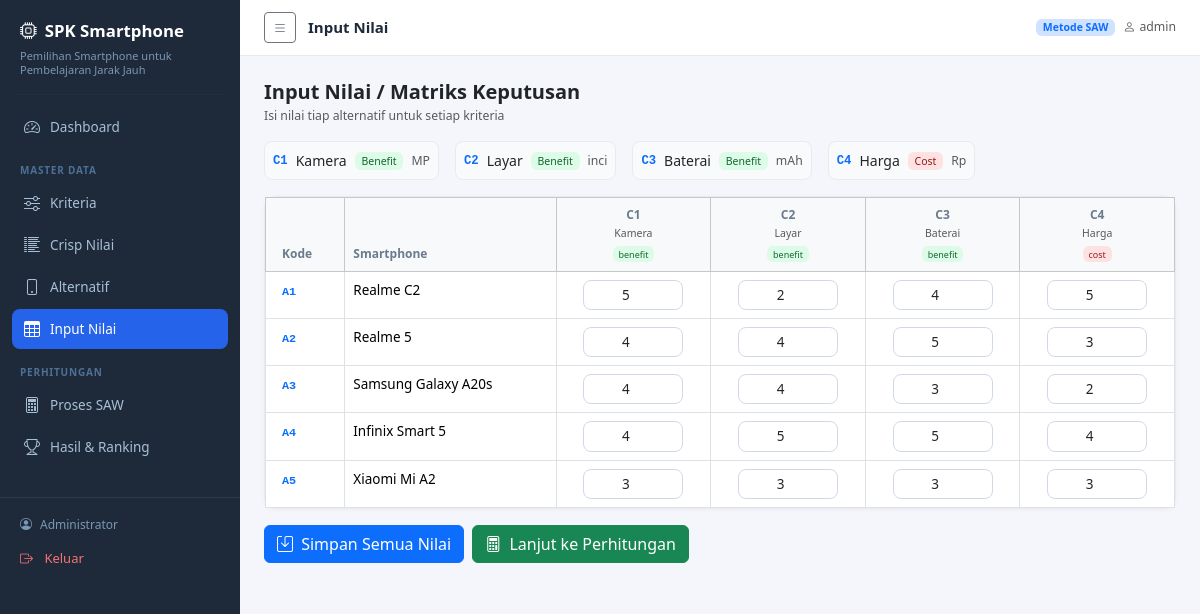
The app's page /pages/nilai.php (signed in) with its own data.
### tables this page shows
CREATE TABLE kriteria (
    id INT AUTO_INCREMENT PRIMARY KEY,
    kode VARCHAR(10) NOT NULL UNIQUE,
    nama VARCHAR(100) NOT NULL,
    tipe ENUM('benefit','cost') NOT NULL,
    bobot DECIMAL(5,4) NOT NULL,
    satuan VARCHAR(50),
    created_at TIMESTAMP DEFAULT CURRENT_TIMESTAMP
);

CREATE TABLE alternatif (
    id INT AUTO_INCREMENT PRIMARY KEY,
    kode VARCHAR(10) NOT NULL UNIQUE,
    nama VARCHAR(150) NOT NULL,
    created_at TIMESTAMP DEFAULT CURRENT_TIMESTAMP
);

CREATE TABLE nilai (
    id INT AUTO_INCREMENT PRIMARY KEY,
    alternatif_id INT NOT NULL,
    kriteria_id INT NOT NULL,
    nilai DECIMAL(15,4) NOT NULL,
    UNIQUE KEY uk_nilai (alternatif_id, kriteria_id),
    FOREIGN KEY (alternatif_id) REFERENCES alternatif(id) ON DELETE CASCADE,
    FOREIGN KEY (kriteria_id) REFERENCES kriteria(id) ON DELETE CASCADE
);

### config/database.php (called while the page is built, shortened)
<?php
function getDB(): PDO {
    static $pdo = null;
    if ($pdo === null) {
        try {
            $dsn = "mysql:host=" . DB_HOST . ";port=" . DB_PORT . ";dbname=" . DB_NAME . ";charset=utf8mb4";
            $pdo = new PDO($dsn, DB_USER, DB_PASS, [
                PDO::ATTR_ERRMODE            => PDO::ERRMODE_EXCEPTION,
                PDO::ATTR_DEFAULT_FETCH_MODE => PDO::FETCH_ASSOC,
                PDO::ATTR_EMULATE_PREPARES   => false,
            ]);
        } catch (PDOException $e) {
            die(json_encode(['error' => 'Koneksi database gagal: ' . $e->getMessage()]));
        }
    }
    return $pdo;
}

### includes/SAW.php (called while the page is built, shortened)
<?php
require_once __DIR__ . '/../config/database.php';
class SAW {
    private PDO $db;
    public function __construct() {
        $this->db = getDB();
    }
    public function getAllKriteria(): array {
        return $this->db->query("SELECT * FROM kriteria ORDER BY kode")->fetchAll();
    }
    public function getNilaiMatrix(): array {
        $rows = $this->db->query("
            SELECT a.id AS alt_id, a.kode AS alt_kode, a.nama AS alt_nama,
                   k.id AS kri_id, k.kode AS kri_kode, k.nama AS kri_nama,
                   k.tipe, k.bobot, k.satuan, n.nilai
            FROM alternatif a
            CROSS JOIN kriteria k
            LEFT JOIN nilai n ON n.alternatif_id=a.id AND n.kriteria_id=k.id
            ORDER BY a.kode, k.kode
        ")->fetchAll();
        $matrix = [];
        foreach ($rows as $r) {
            if (!isset($matrix[$r['alt_id']])) {
                $matrix[$r['alt_id']] = ['id'=>$r['alt_id'],'kode'=>$r['alt_kode'],'nama'=>$r['alt_nama'],'nilai'=>[]];
            }
            $matrix[$r['alt_id']]['nilai'][$r['kri_id']] = [
                'kri_kode'=>$r['kri_kode'],'kri_nama'=>$r['kri_nama'],
                'tipe'=>$r['tipe'],'bobot'=>(float)$r['bobot'],
                'satuan'=>$r['satuan'],'nilai'=>$r['nilai']!==null?(float)$r['nilai']:0,
            ];
        }
        return array_values($matrix);
    }
}

### pages/nilai.php (the view, shortened to what this page needs)
<?php
require_once __DIR__ . '/../includes/SAW.php';
$saw = new SAW();
$matrix   = $saw->getNilaiMatrix();
$kriteria = $saw->getAllKriteria();
include __DIR__ . '/../includes/header.php';
?>
<div class="d-flex justify-content-between align-items-center mb-3">
    <div>
        <h5 class="mb-0 fw-600">Input Nilai / Matriks Keputusan</h5>
        <small class="text-muted">Isi nilai tiap alternatif untuk setiap kriteria</small>
    </div>
</div>
<?php if (empty($matrix) || empty($kriteria)): ?>
<div class="card">
    <div class="card-body text-center py-5">
        <i class="bi bi-exclamation-circle display-4 text-warning d-block mb-3"></i>
        <p class="text-muted">Tambahkan kriteria dan alternatif terlebih dahulu.</p>
        <a href="kriteria.php" class="btn btn-outline-primary me-2">Kelola Kriteria</a>
        <a href="alternatif.php" class="btn btn-outline-primary">Kelola Alternatif</a>
    </div>
</div>
<?php else: ?>
<div class="mb-3 d-flex gap-3 flex-wrap">
    <?php foreach ($kriteria as $k): ?>
    <div class="d-flex align-items-center gap-2 p-2 rounded-3" style="background:#f8fafc;border:1px solid #e8eaf0">
        <code class="text-primary fw-bold"><?= htmlspecialchars($k['kode']) ?></code>
        <span><?= htmlspecialchars($k['nama']) ?></span>
        <span class="badge <?= $k['tipe']==='benefit'?'badge-benefit':'badge-cost' ?>"><?= ucfirst($k['tipe']) ?></span>
        <span class="text-muted small"><?= htmlspecialchars($k['satuan']) ?></span>
    </div>
    <?php endforeach; ?>
</div>
<form method="POST">
    <div class="card mb-3">
        <div class="card-body p-0">
            <div class="table-responsive">
                <table class="table table-bordered mb-0" style="font-size:13.5px">
                    <thead class="table-light">
                        <tr>
                            <th class="ps-3" style="min-width:60px">Kode</th>
                            <th style="min-width:160px">Smartphone</th>
                            <?php foreach ($kriteria as $k): ?>
                            <th class="text-center" style="min-width:110px">
                                <?= htmlspecialchars($k['kode']) ?><br>
                                <small class="fw-normal text-muted"><?= htmlspecialchars($k['nama']) ?></small><br>
                                <span class="badge <?= $k['tipe']==='benefit'?'badge-benefit':'badge-cost' ?> mt-1">
                                    <?= $k['tipe'] ?>
                                </span>
                            </th>
                            <?php endforeach; ?>
                        </tr>
                    </thead>
                    <tbody>
                        <?php foreach ($matrix as $alt): ?>
                        <tr>
                            <td class="ps-3"><code class="text-primary fw-bold"><?= htmlspecialchars($alt['kode']) ?></code></td>
                            <td class="fw-500"><?= htmlspecialchars($alt['nama']) ?></td>
                            <?php foreach ($kriteria as $k): ?>
                            <td class="text-center">
                                <input
                                    type="number"
                                    name="nilai[<?= $alt['id'] ?>][<?= $k['id'] ?>]"
                                    value="<?= htmlspecialchars($alt['nilai'][$k['id']]['nilai'] ?? '') ?>"
                                    class="form-control form-control-sm text-center"
                                    step="any"
                                    placeholder="0"
                                    style="max-width:100px;margin:auto"
                                >
                            </td>
                            <?php endforeach; ?>
                        </tr>
                        <?php endforeach; ?>
                    </tbody>
                </table>
            </div>
        </div>
    </div>
    <div class="d-flex gap-2">
        <button type="submit" class="btn btn-primary">
            <i class="bi bi-save me-1"></i> Simpan Semua Nilai
        </button>
        <a href="hitung.php" class="btn btn-success">
            <i class="bi bi-calculator me-1"></i> Lanjut ke Perhitungan
        </a>
    </div>
</form>
<?php endif; ?>
<?php include __DIR__ . '/../includes/footer.php'; ?>

### assets/css/style.css (style rules this page uses)
:root { --sidebar-width: 240px; --topbar-height: 56px; --sidebar-bg: #1e2a3a; --sidebar-hover: rgba(255,255,255,.07); --sidebar-active: #2563eb; --primary: #2563eb; }
body { background: #f4f6fb; font-size: 14px; }
.card { border: 1px solid #e8eaf0; border-radius: 12px; box-shadow: 0 1px 4px rgba(0,0,0,.04); }
.table { font-size: 13.5px; }
.table th { font-size: 12px; font-weight: 600; color: #6b7a8d; white-space: nowrap; }
.form-control, .form-select { font-size: 13.5px; border-color: #d1d9e6; border-radius: 8px; }
.badge-benefit { background: #dcfce7; color: #166534; font-weight: 500; }
.badge-cost { background: #fee2e2; color: #991b1b; font-weight: 500; }
.fw-600 { font-weight: 600; }

### records on screen
kriteria: kode "C1", nama "Kamera", tipe "Benefit", satuan "MP", tipe "benefit", id "5", id.nilai "4", id "3"
kriteria: kode "C2", nama "Layar", tipe "Benefit", satuan "inci", tipe "benefit", id "2", id "4", id "5", id "3"
kriteria: kode "C3", nama "Baterai", tipe "Benefit", satuan "mAh", tipe "benefit", id "4", id "5", id "3"
kriteria: kode "C4", nama "Harga", tipe "Cost", satuan "Rp", tipe "cost", id "5", id "3", id "2", id "4"

### other values on screen
$_SESSION['nama_lengkap'] "Administrator"
$pageTitle "Input Nilai"
$_SESSION['username'] "admin"
$alt['kode'] "A1"
$alt['nama'] "Realme C2"
$alt['kode'] "A2"
$alt['nama'] "Realme 5"
$alt['kode'] "A3"
$alt['nama'] "Samsung Galaxy A20s"
$alt['kode'] "A4"
$alt['nama'] "Infinix Smart 5"
$alt['kode'] "A5"
$alt['nama'] "Xiaomi Mi A2"
